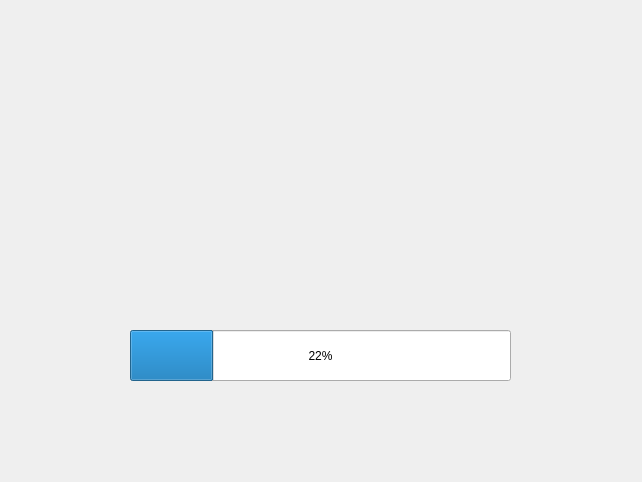
<?xml version="1.0" encoding="UTF-8"?>
<ui version="4.0">
 <class>Form</class>
 <widget class="QWidget" name="Form">
  <property name="geometry">
   <rect>
    <x>0</x>
    <y>0</y>
    <width>642</width>
    <height>482</height>
   </rect>
  </property>
  <property name="windowTitle">
   <string>Form</string>
  </property>
  <widget class="QProgressBar" name="progressBar">
   <property name="geometry">
    <rect>
     <x>130</x>
     <y>330</y>
     <width>381</width>
     <height>51</height>
    </rect>
   </property>
   <property name="value">
    <number>22</number>
   </property>
  </widget>
 </widget>
 <resources/>
 <connections/>
</ui>
